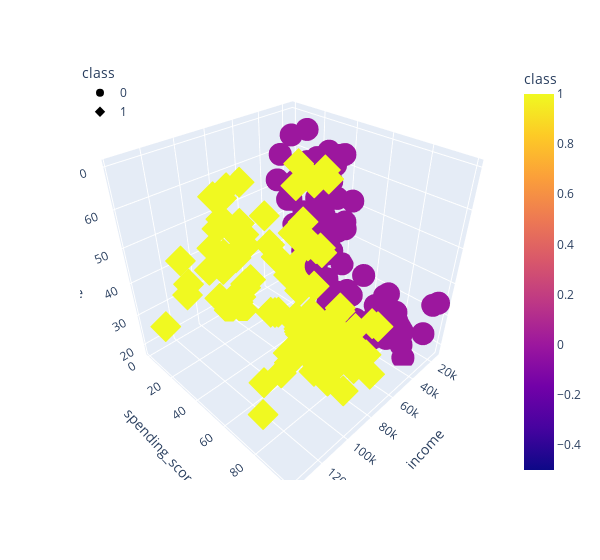

The notebook cell saved with this chart:
### Markdown cell above
### Shopping data clustering

### Code cell
def kmeans(data, k, x='income', y='spending_score', z='age'):
    
    """
    Fit a K-means clustering model and optionally plot the clusters
    
    Parameters
    ----------
    data : pandas.core.frame.DataFrame
        Data to model
    k : int
        Number of clusters for K-means
    x : str, optional
        Name of feature to plot on the x-axis if plotting, by default "income"
    y : str, optional
        Name of feature to plot on the y-axis if plotting, by default "spending_score"
    z : str, optional
        Name of feature to plot on the z-axis if plotting, by default "age"
        
    Returns
    -------
    sklearn.cluster._kmeans.KMeans
        Trained KMeans model
    """
    
    # K-means model
    df = data.copy() # make copy of data
    km = KMeans(n_clusters=k, random_state=8)
    km.fit(data)
    df['class'] = km.labels_ # add labels to df
    
    # Plot clusters
    if x and y and z:
        fig = px.scatter_3d(df, x=x, y=y, z=z, color='class', symbol='class', width=600)
        fig.update_layout(legend={'x': 0, 'y': 1})
        fig.show()
    
    return km


# K-means with 2 clusters
kmeans(shopping_df, k=2)

### Figure 1 — Plotly figure (JSON) as saved in the notebook; plotly's stock layout.template omitted (floating-point values rounded to 4 significant figures)
{"data": [{"hovertemplate": "class=%{marker.color}<br>income=%{x}<br>spending_score=%{y}<br>age=%{z}<extra></extra>", "legendgroup": "0", "marker": {"color": [0, 0, 0, 0, 0, 0, 0, 0, 0, 0, 0, 0, 0, 0, 0, 0, 0, 0, 0, 0, 0, 0, 0, 0, 0, 0, 0, 0, 0, 0, 0, 0, 0, 0, 0, 0, 0, 0, 0, 0, 0, 0, 0, 0, 0, 0, 0, 0, 0, 0, 0, 0, 0, 0, 0, 0, 0, 0, 0, 0, 0, 0, 0, 0, 0, 0, 0, 0, 0, 0, 0, 0, 0, 0, 0, 0, 0, 0, 0, 0, 0, 0, 0, 0, 0, 0, 0, 0, 0, 0], "coloraxis": "coloraxis", "symbol": "circle"}, "mode": "markers", "name": "0", "scene": "scene", "showlegend": true, "type": "scatter3d", "x": [15000, 15000, 16000, 16000, 17000, 17000, 18000, 18000, 19000, 19000, 19000, 19000, 20000, 20000, 20000, 20000, 21000, 21000, 23000, 23000, 24000, 24000, 25000, 25000, 28000, 28000, 28000, 28000, 29000, 29000, 30000, 30000, 33000, 33000, 33000, 33000, 34000, 34000, 37000, 37000, 38000, 38000, 39000, 39000, 39000, 39000, 40000, 40000, 40000, 40000, 42000, 42000, 43000, 43000, 43000, 43000, 44000, 44000, 46000, 46000, 46000, 46000, 47000, 47000, 48000, 48000, 48000, 48000, 48000, 48000, 49000, 49000, 50000, 50000, 54000, 54000, 54000, 54000, 54000, 54000, 54000, 54000, 54000, 54000, 54000, 54000, 57000, 57000, 58000, 58000], "y": [39, 81, 6, 77, 40, 76, 6, 94, 3, 72, 14, 99, 15, 77, 13, 79, 35, 66, 29, 98, 35, 73, 5, 73, 14, 82, 32, 61, 31, 87, 4, 73, 4, 92, 14, 81, 17, 73, 26, 75, 35, 92, 36, 61, 28, 65, 55, 47, 42, 42, 52, 60, 54, 60, 45, 41, 50, 46, 51, 46, 56, 55, 52, 59, 51, 59, 50, 48, 59, 47, 55, 42, 49, 56, 47, 54, 53, 48, 52, 42, 51, 55, 41, 44, 57, 46, 58, 55, 60, 46], "z": [19, 21, 20, 23, 31, 22, 35, 23, 64, 30, 67, 35, 58, 24, 37, 22, 35, 20, 52, 35, 35, 25, 46, 31, 54, 29, 45, 35, 40, 23, 60, 21, 53, 18, 49, 21, 42, 30, 36, 20, 65, 24, 48, 31, 49, 24, 50, 27, 29, 31, 49, 33, 31, 59, 50, 47, 51, 69, 27, 53, 70, 19, 67, 54, 63, 18, 43, 68, 19, 32, 70, 47, 60, 60, 59, 26, 45, 40, 23, 49, 57, 38, 67, 46, 21, 48, 55, 22, 34, 50]}, {"hovertemplate": "class=%{marker.color}<br>income=%{x}<br>spending_score=%{y}<br>age=%{z}<extra></extra>", "legendgroup": "1", "marker": {"color": [1, 1, 1, 1, 1, 1, 1, 1, 1, 1, 1, 1, 1, 1, 1, 1, 1, 1, 1, 1, 1, 1, 1, 1, 1, 1, 1, 1, 1, 1, 1, 1, 1, 1, 1, 1, 1, 1, 1, 1, 1, 1, 1, 1, 1, 1, 1, 1, 1, 1, 1, 1, 1, 1, 1, 1, 1, 1, 1, 1, 1, 1, 1, 1, 1, 1, 1, 1, 1, 1, 1, 1, 1, 1, 1, 1, 1, 1, 1, 1, 1, 1, 1, 1, 1, 1, 1, 1, 1, 1, 1, 1, 1, 1, 1, 1, 1, 1, 1, 1, 1, 1, 1, 1, 1, 1, 1, 1, 1, 1], "coloraxis": "coloraxis", "symbol": "diamond"}, "mode": "markers", "name": "1", "scene": "scene", "showlegend": true, "type": "scatter3d", "x": [59000, 59000, 60000, 60000, 60000, 60000, 60000, 60000, 61000, 61000, 62000, 62000, 62000, 62000, 62000, 62000, 63000, 63000, 63000, 63000, 63000, 63000, 64000, 64000, 65000, 65000, 65000, 65000, 67000, 67000, 67000, 67000, 69000, 69000, 70000, 70000, 71000, 71000, 71000, 71000, 71000, 71000, 72000, 72000, 73000, 73000, 73000, 73000, 74000, 74000, 75000, 75000, 76000, 76000, 77000, 77000, 77000, 77000, 78000, 78000, 78000, 78000, 78000, 78000, 78000, 78000, 78000, 78000, 78000, 78000, 79000, 79000, 81000, 81000, 85000, 85000, 86000, 86000, 87000, 87000, 87000, 87000, 87000, 87000, 88000, 88000, 88000, 88000, 93000, 93000, 97000, 97000, 98000, 98000, 99000, 99000, 101000, 101000, 103000, 103000, 103000, 103000, 113000, 113000, 120000, 120000, 126000, 126000, 137000, 137000], "y": [55, 41, 49, 40, 42, 52, 47, 50, 42, 49, 41, 48, 59, 55, 56, 42, 50, 46, 43, 48, 52, 54, 42, 46, 48, 50, 43, 59, 43, 57, 56, 40, 58, 91, 29, 77, 35, 95, 11, 75, 9, 75, 34, 71, 5, 88, 7, 73, 10, 72, 5, 93, 40, 87, 12, 97, 36, 74, 22, 90, 17, 88, 20, 76, 16, 89, 1, 78, 1, 73, 35, 83, 5, 93, 26, 75, 20, 95, 27, 63, 13, 75, 10, 92, 13, 86, 15, 69, 14, 90, 32, 86, 15, 88, 39, 97, 24, 68, 17, 85, 23, 69, 8, 91, 16, 79, 28, 74, 18, 83], "z": [68, 18, 48, 40, 32, 24, 47, 27, 48, 20, 23, 49, 67, 26, 49, 21, 66, 54, 68, 66, 65, 19, 38, 19, 18, 19, 63, 49, 51, 50, 27, 38, 40, 39, 23, 31, 43, 40, 59, 38, 47, 39, 25, 31, 20, 29, 44, 32, 19, 35, 57, 32, 28, 32, 25, 28, 48, 32, 34, 34, 43, 39, 44, 38, 47, 27, 37, 30, 34, 30, 56, 29, 19, 31, 50, 36, 42, 33, 36, 32, 40, 28, 36, 36, 52, 30, 58, 27, 59, 35, 37, 32, 46, 29, 41, 30, 54, 28, 41, 36, 34, 32, 33, 38, 47, 35, 45, 32, 32, 30]}], "layout": {"coloraxis": {"colorbar": {"title": {"text": "class"}}, "colorscale": [[0, "#0d0887"], [0.1111, "#46039f"], [0.2222, "#7201a8"], [0.3333, "#9c179e"], [0.4444, "#bd3786"], [0.5556, "#d8576b"], [0.6667, "#ed7953"], [0.7778, "#fb9f3a"], [0.8889, "#fdca26"], [1, "#f0f921"]]}, "legend": {"title": {"text": "class"}, "tracegroupgap": 0, "x": 0, "y": 1}, "margin": {"t": 60}, "scene": {"domain": {"x": [0, 1], "y": [0, 1]}, "xaxis": {"title": {"text": "income"}}, "yaxis": {"title": {"text": "spending_score"}}, "zaxis": {"title": {"text": "age"}}}, "width": 600}}
